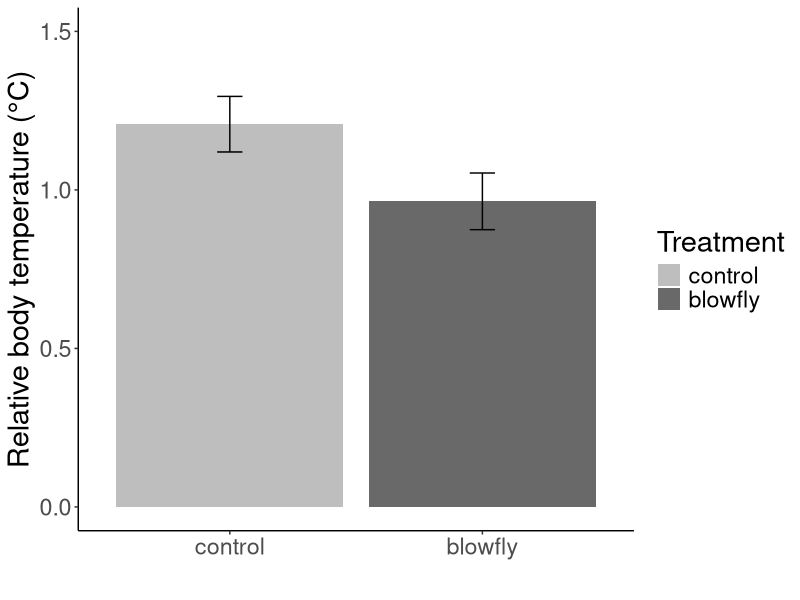
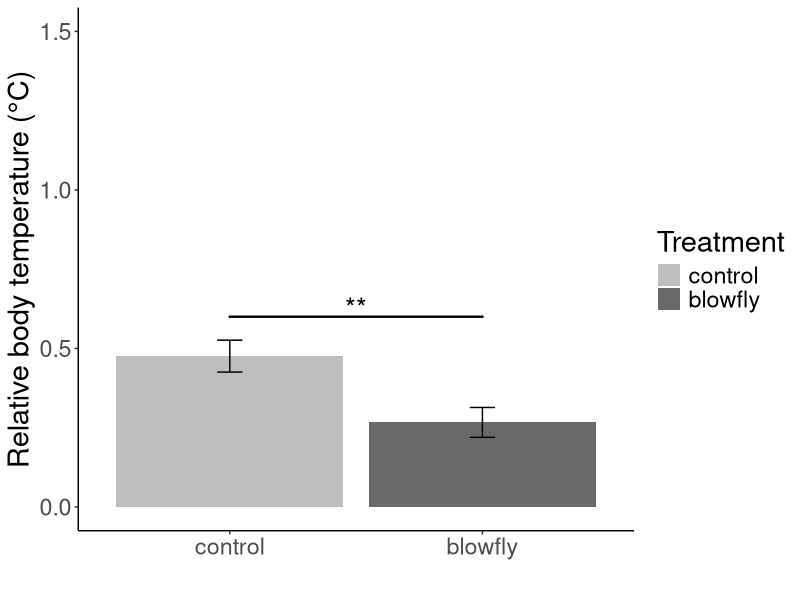

R code for these plots, in order:
# --------------------------------------------------------------------
# 1. Load Required Libraries
# --------------------------------------------------------------------
library(magrittr)   # For piping functionality (e.g., %>%)
library(dplyr)      # For data manipulation and piping 
library(ggplot2)    # For data visualization
library(ggsignif)   # For adding significance bars to ggplot
# --------------------------------------------------------------------
# 2. Data Loading and Preparation
# --------------------------------------------------------------------

# Read individual-level data and time-series body temperature data
data_i <- read.csv("individual.csv") 
data_t <- read.csv("body_temp.csv")

# --- First Half of the Night (Time_Relative_sf <= 5*3600 seconds) ---

# Calculate mean relative body temperature (temp) for the first half of the night
temp1 <- data_t %>% 
  group_by(nm) %>% 
  subset(Time_Relative_sf <= 5 * 3600) %>% 
  summarise(temp_first_half = mean(Tb.Tc, na.rm = TRUE))

# Merge individual data with first half temperature data
data1 <- merge(data_i, temp1, by = "nm")

# --- Second Half of the Night (Time_Relative_sf > 5*3600 seconds) ---

# Calculate mean relative body temperature (temp) for the second half of the night
temp2 <- data_t %>% 
  group_by(nm) %>% 
  subset(Time_Relative_sf > 5 * 3600) %>% 
  summarise(temp_second_half = mean(Tb.Tc, na.rm = TRUE))

# Merge individual data with second half temperature data
data2 <- merge(data_i, temp2, by = "nm")


# --------------------------------------------------------------------
# 3. Model Fitting (M4-1: First Half, M4-2: Second Half)
# Response: temp_[half] (Relative body temperature)
# Predictors: treat (Treatment)
# --------------------------------------------------------------------

# M4-1: First Half
m1 <- lm(temp_first_half ~ treat, data = data1)
summary(m1)

# M4-2: Second Half
m2 <- lm(temp_second_half ~ treat, data = data2)
summary(m2)

# --------------------------------------------------------------------
# 4. Visualization (Figure S3A: First Half, Figure S3B: Second Half)
# --------------------------------------------------------------------

# Create a data frame for prediction
xv <- data.frame(treat = c("control", "maggot"))

# Get predicted values (fit) and standard errors (se.fit) from M4-1）
yv1 <- data.frame(predict(m1, xv, type = "response", se.fit = TRUE), xv)
# Calculate error bar boundaries
yv1$upper <- yv1$fit + yv1$se.fit
yv1$lower <- yv1$fit - yv1$se.fit

# Get predicted values (fit) and standard errors (se.fit) from M4-2
yv2 <- data.frame(predict(m2, xv, type = "response", se.fit = TRUE), xv)
# Calculate error bar boundaries
yv2$upper <- yv2$fit + yv2$se.fit
yv2$lower <- yv2$fit - yv2$se.fit

# --- Plot S3A (First Half) ---
figure_S3A <- ggplot(data = yv1, aes(x = treat, y = fit, fill = treat)) +
  geom_col(position = "dodge") +
  scale_fill_manual(
    name = "Treatment", 
    values = c("control" = "grey", "maggot" = "dimgray"),
    labels = c("maggot" = "blowfly")
  ) +
  scale_x_discrete(labels = c("maggot" = "blowfly")) +
  theme_classic() +
  theme(text = element_text(size = 21)) + 
  geom_errorbar(aes(ymin = lower, ymax = upper), 
                width = .1, 
                position = position_dodge(.9)) +
  labs(x = "", y = "Relative body temperature (°C)")+
  ylim(0,1.5)

# --- Plot S3B (Second Half) ---
figure_S3B <- ggplot(data = yv2, aes(x = treat, y = fit, fill = treat)) +
  geom_col(position = "dodge") +
  scale_fill_manual(
    name = "Treatment", 
    values = c("control" = "grey", "maggot" = "dimgray"),
    labels = c("maggot" = "blowfly")
  ) +
  scale_x_discrete(labels = c("maggot" = "blowfly")) +
  theme_classic() +
  theme(text = element_text(size = 21)) + 
  geom_errorbar(aes(ymin = lower, ymax = upper), 
                width = .1, 
                position = position_dodge(.9)) +
  labs(x = "", y = "Relative body temperature (°C)") +
  
  # Add significance bar (Hard-coded for final figure aesthetics)
  geom_signif(
    y_position = c(0.6), 
    xmin = c(1), 
    xmax = c(2), 
    annotation = c("**"),
    tip_length = 0, 
    size = 0.8, 
    textsize = 7, 
    vjust = 0.3
  )+
  
  ylim(0,1.5)

# Display the figures
print(figure_S3A)
print(figure_S3B)
